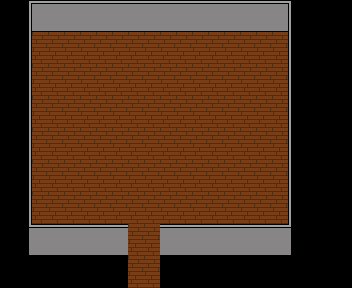

This game map was drawn from its Tiled (.tmx) file and the tilesets committed beside it. A one-line description and the trimmed map source follow:
An orthogonal 11x9 tile map with 32x32 px tiles, 1 tile layer (Tile Layer 1), 2 tilesets and 1 object.

<map version="1.0" orientation="orthogonal" renderorder="right-down" width="11" height="9" tilewidth="32" tileheight="32" nextobjectid="10">
 <tileset firstgid="1" name="Tileset" tilewidth="32" tileheight="32">
  <image source="Tileset.png" width="640" height="640" />
  <terraintypes>
   <terrain name="Building" tile="-1" />
  </terraintypes>
  <tile id="48" terrain=",,,0" />
  <tile id="49" terrain=",,0,0" />
  <tile id="50" terrain=",,0," />
  <tile id="68" terrain=",0,,0" />
  <tile id="69" terrain="0,0,0,0" />
  <tile id="70" terrain="0,,0," />
  <tile id="88" terrain=",0,," />
  <tile id="89" terrain="0,0,," />
  <tile id="90" terrain="0,,," />
 </tileset>
 <tileset firstgid="401" name="deborah" tilewidth="32" tileheight="48">
  <image source="deborah.png" width="128" height="192" />
 </tileset>
 <layer name="Tile Layer 1" width="11" height="9">
  <data>[99 cells, 81 non-empty, 9 distinct tile ids]</data>
 </layer>
 <objectgroup name="Object Layer 1">
  <object id="9" gid="403" x="157.5" y="126.5" width="32" height="48" />
 </objectgroup>
</map>
